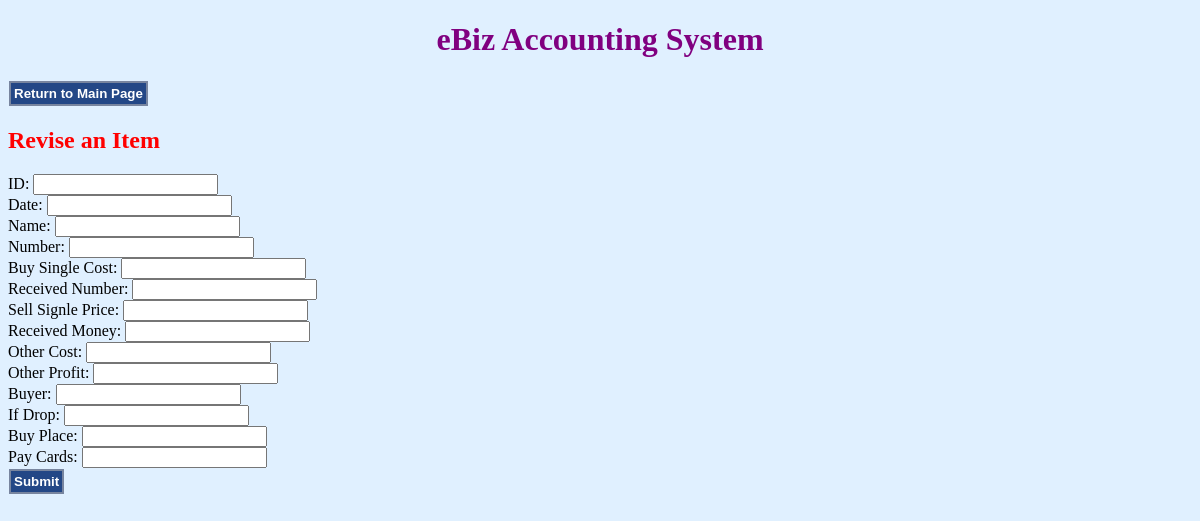
Page /revise_item/4704322994 on the earlier database version.
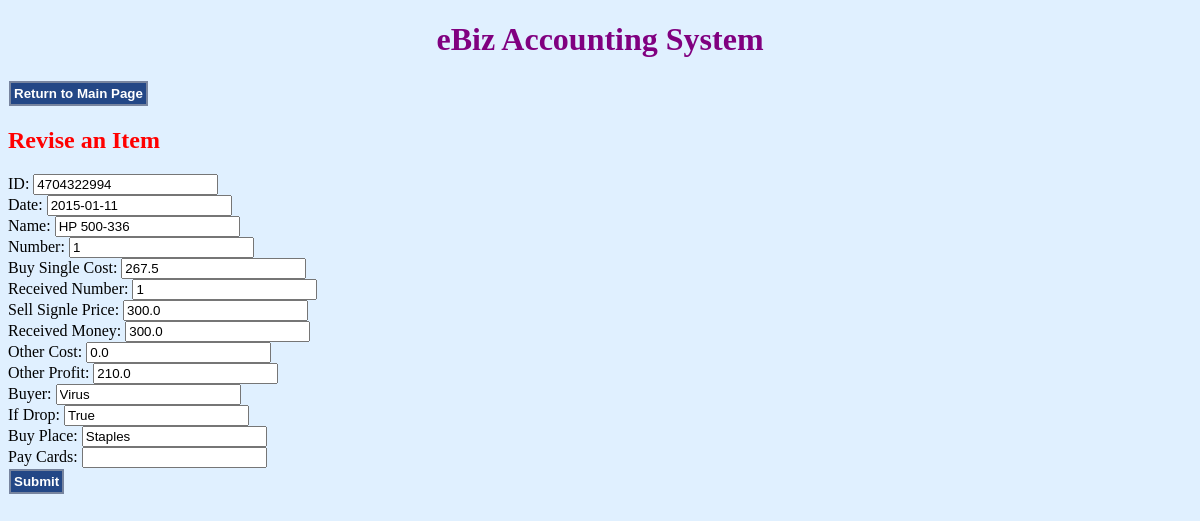
Same page on the later database version.
### Item.py (models this page shows, shortened)
class Item(Model):
    uID = IntegerField(unique=True);
    date = DateField();
    number = IntegerField();
    name = TextField();
    buySingleCost = DoubleField();
    buyTotalCost = DoubleField();
    receivedNum = IntegerField();
    sellSignlePrice = DoubleField();
    sellTotalPrice = DoubleField();
    receivedMoney = DoubleField();
    otherCost = DoubleField();
    basicProfit = DoubleField();
    otherProfit = DoubleField();
    totalProfit = DoubleField();
    buyer = CharField(max_length=120);
    buyPlace = CharField(max_length=120);
    payCards = TextField();
    ifDrop = BooleanField();
    class Meta:
        database = db;

### ebizSys.py (the view)
@app.route('/revise_item/<int:uID>')
@app.route('/revise_item')
def revise_item(uID):
    item = Item.get_item_by_ID(uID);
    return render_template("revise_item.html", item=item);

### Item.py (called while the page is built)
def get_item_by_ID(_ID):
    for x in Item.select():
        if x.uID == _ID:
            return x;

### templates/revise_item.html (shortened to what this page needs)
<!DOCTYPE html>
<html>
	<head>
		<link rel="stylesheet" type="text/css" href="/static/styles.css">
	</head>
	<body>
		<h1>eBiz Accounting System</h1>
		<form action="{{ url_for('index') }}">
			<input class="retrn_to_home" type="submit" value="Return to Main Page">
		</form>
		<h2>Revise an Item</h2>
		<form action="{{ url_for('save_revise_item') }}" method="POST"
		class="save_revise_item">
			<div >
				<label>ID: </label><input name="uID" value="{{ item.uID }}" readonly="True"><br>
				<label>Date: </label><input name="date" value="{{ item.date }}"><br>
				<label>Name: </label><input name="name" value="{{ item.name }}"><br>
				<label>Number: </label><input name="num" value="{{ item.number }}"><br>
				<label>Buy Single Cost: </label><input name="buySingleCost" value="{{ item.buySingleCost }}"><br>
				<label>Received Number: </label><input name="receivedNum" value="{{ item.receivedNum }}"><br>
				<label>Sell Signle Price: </label><input name="sellSignlePrice" value="{{ item.sellSignlePrice }}"><br>
				<label>Received Money: </label><input name="receivedMoney" value="{{ item.receivedMoney }}"><br>
				<label>Other Cost: </label><input name="otherCost" value="{{ item.otherCost }}"><br>
				<label>Other Profit: </label><input name="otherProfit" value="{{ item.otherProfit }}"><br>
				<label>Buyer: </label><input name="buyer" value="{{ item.buyer }}"><br>
				<label>If Drop: </label><input name="ifDrop" value="{{ item.ifDrop }}"><br>
				<label>Buy Place: </label><input name="buyPlace" value="{{ item.buyPlace }}"><br>
				<label>Pay Cards: </label><input name="payCards" value="{{ item.payCards }}"><br>
			</div>
			<input id="revise_submit" type="submit" class="submit_button" value="Submit">
		</form>
	</body>
</html>

### static/styles.css (style rules this page uses)
body { background-color: #E0F0FF; }
h1 { color: purple; text-align: center; }
h2 { color: red; }
.add_button,.submit_button,.retrn_to_home { background-color:#234786; border-color: #78859F; border-style: solid; color:#FFFFFF; display: inline; font-weight: bold; padding: 3px; margin:1px; }

Differences in the rows shown:
now on this page (row edited): Item: uID "4704322994", date "2015-01-11", name "HP 500-336", num "1", buySingleCost "267.5", receivedNum "1", sellSignlePrice "300.0", receivedMoney "300.0", otherCost "0.0", otherProfit "210.0", buyer "Virus", ifDrop "True", buyPlace "Staples"
